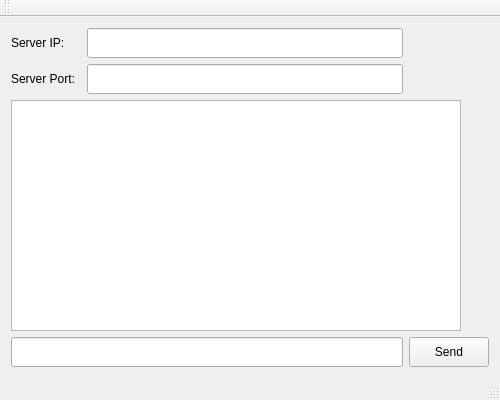
<?xml version="1.0" encoding="UTF-8"?>
<ui version="4.0">
 <class>MainWindow</class>
 <widget class="QMainWindow" name="MainWindow">
  <property name="geometry">
   <rect>
    <x>0</x>
    <y>0</y>
    <width>500</width>
    <height>400</height>
   </rect>
  </property>
  <property name="windowTitle">
   <string>MainWindow</string>
  </property>
  <widget class="QWidget" name="centralWidget">
   <layout class="QGridLayout" name="gridLayout">
    <item row="1" column="2">
     <widget class="QLineEdit" name="portLineEdit">
      <property name="minimumSize">
       <size>
        <width>0</width>
        <height>30</height>
       </size>
      </property>
      <property name="maximumSize">
       <size>
        <width>16777215</width>
        <height>30</height>
       </size>
      </property>
      <property name="readOnly">
       <bool>true</bool>
      </property>
     </widget>
    </item>
    <item row="1" column="0">
     <widget class="QLabel" name="portLabel">
      <property name="text">
       <string>Server Port:</string>
      </property>
     </widget>
    </item>
    <item row="0" column="0">
     <widget class="QLabel" name="ipLabel">
      <property name="text">
       <string>Server IP:</string>
      </property>
     </widget>
    </item>
    <item row="2" column="0" colspan="4">
     <widget class="QTextEdit" name="chatTextEdit">
      <property name="enabled">
       <bool>true</bool>
      </property>
      <property name="minimumSize">
       <size>
        <width>450</width>
        <height>0</height>
       </size>
      </property>
      <property name="maximumSize">
       <size>
        <width>450</width>
        <height>16777215</height>
       </size>
      </property>
      <property name="readOnly">
       <bool>true</bool>
      </property>
     </widget>
    </item>
    <item row="3" column="0" colspan="3">
     <widget class="QLineEdit" name="messageLineEdit">
      <property name="minimumSize">
       <size>
        <width>0</width>
        <height>30</height>
       </size>
      </property>
      <property name="maximumSize">
       <size>
        <width>16777215</width>
        <height>30</height>
       </size>
      </property>
     </widget>
    </item>
    <item row="3" column="3">
     <widget class="QPushButton" name="sendButton">
      <property name="minimumSize">
       <size>
        <width>0</width>
        <height>30</height>
       </size>
      </property>
      <property name="maximumSize">
       <size>
        <width>16777215</width>
        <height>30</height>
       </size>
      </property>
      <property name="text">
       <string>Send</string>
      </property>
     </widget>
    </item>
    <item row="0" column="2">
     <widget class="QLineEdit" name="ipLineEdit">
      <property name="minimumSize">
       <size>
        <width>0</width>
        <height>30</height>
       </size>
      </property>
      <property name="maximumSize">
       <size>
        <width>16777215</width>
        <height>30</height>
       </size>
      </property>
      <property name="readOnly">
       <bool>true</bool>
      </property>
     </widget>
    </item>
   </layout>
  </widget>
  <widget class="QMenuBar" name="menuBar">
   <property name="geometry">
    <rect>
     <x>0</x>
     <y>0</y>
     <width>500</width>
     <height>21</height>
    </rect>
   </property>
  </widget>
  <widget class="QToolBar" name="mainToolBar">
   <attribute name="toolBarArea">
    <enum>TopToolBarArea</enum>
   </attribute>
   <attribute name="toolBarBreak">
    <bool>false</bool>
   </attribute>
  </widget>
  <widget class="QStatusBar" name="statusBar"/>
 </widget>
 <layoutdefault spacing="6" margin="11"/>
 <resources/>
 <connections/>
</ui>
